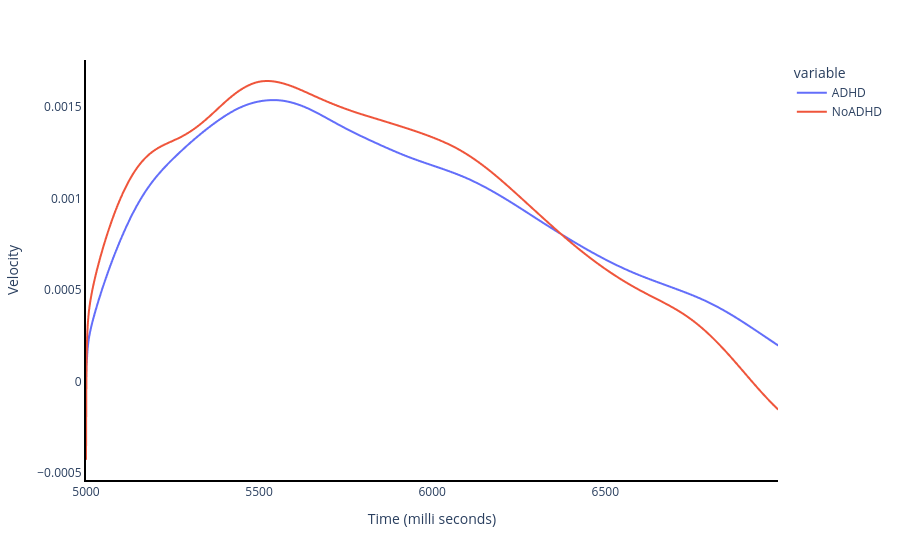

Notebook cell for this chart:
### Code cell
import plotly.express as px
import pandas as pd

# Use plotly express to create a line plot
fig = px.line(temp, x=list(range(5000,7000)), y=['ADHD','NoADHD'],
             labels={'value': 'Velocity', 'x': 'Time (milli seconds)'})

fig.update_layout(plot_bgcolor='white')
fig.update_xaxes(showline=True, linewidth=2, linecolor='black')
fig.update_yaxes(showline=True, linewidth=2, linecolor='black')
#fig.ylim(0, 0.002)

# Show the plot
fig.show()

### Figure 1 — Plotly figure (JSON) as saved in the notebook; plotly's stock layout.template omitted (floating-point values rounded to 4 significant figures; data arrays with more than 128 entries replaced by an {"elided": "..."} marker saying what was removed)
{"data": [{"hovertemplate": "variable=ADHD<br>Time (milli seconds)=%{x}<br>Velocity=%{y}<extra></extra>", "legendgroup": "ADHD", "line": {"color": "#636efa", "dash": "solid"}, "marker": {"symbol": "circle"}, "mode": "lines", "name": "ADHD", "showlegend": true, "type": "scattergl", "x": {"elided": "2000 int values"}, "xaxis": "x", "y": {"elided": "2000 float values"}, "yaxis": "y"}, {"hovertemplate": "variable=NoADHD<br>Time (milli seconds)=%{x}<br>Velocity=%{y}<extra></extra>", "legendgroup": "NoADHD", "line": {"color": "#EF553B", "dash": "solid"}, "marker": {"symbol": "circle"}, "mode": "lines", "name": "NoADHD", "showlegend": true, "type": "scattergl", "x": {"elided": "2000 int values"}, "xaxis": "x", "y": {"elided": "2000 float values"}, "yaxis": "y"}], "layout": {"autosize": true, "legend": {"title": {"text": "variable"}, "tracegroupgap": 0}, "margin": {"t": 60}, "plot_bgcolor": "white", "xaxis": {"anchor": "y", "autorange": true, "domain": [0, 1], "linecolor": "black", "linewidth": 2, "range": [5000, 6999], "showline": true, "title": {"text": "Time (milli seconds)"}, "type": "linear"}, "yaxis": {"anchor": "x", "autorange": true, "domain": [0, 1], "linecolor": "black", "linewidth": 2, "range": [-0.000538, 0.001758], "showline": true, "title": {"text": "Velocity"}, "type": "linear"}}}
